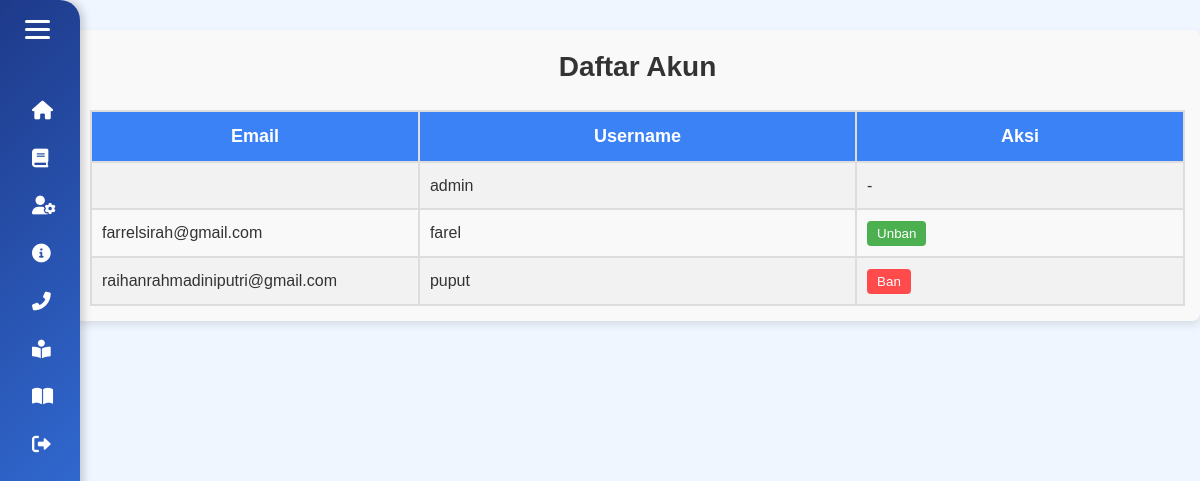
The page /dbakun.php (signed in) on the database its author committed.
### tables this page shows
CREATE TABLE `akun` (
  `email` varchar(255) NOT NULL,
  `username` varchar(255) NOT NULL,
  `password` varchar(255) NOT NULL,
  `status` enum('active','banned') DEFAULT 'active'
);

### dbakun.php (the view, shortened to what this page needs)
<?php
include 'koneksi.php';
$isAdmin = isset($_SESSION['admin']) && $_SESSION['admin'] === true;
$query = "SELECT email, username, status FROM akun";
$result = mysqli_query($conn, $query);
?>
<!DOCTYPE html>
<html lang="id">
<head>
    <link rel="stylesheet" href="style.css">
    <link rel="stylesheet" href="dropdown.css">
    <link rel="stylesheet" href="responsive.css">
    <link rel="stylesheet" href="https://cdnjs.cloudflare.com/ajax/libs/font-awesome/6.0.0-beta3/css/all.min.css">
</head>
<body class="bg">
    <aside class="sidebar">
        <div class="header">
            <div class="hamburger" onclick="toggleSidebar()">
                <span></span>
                <span></span>
                <span></span>
            </div>
        </div>
        <nav>
            <ul>
                <li><a href="index.php"><i class="fas fa-home"></i><span class="text">Beranda</span></a></li>
                <li><a href="buku.php"><i class="fas fa-book"></i><span class="text">Koleksi Buku</span></a></li>
                <?php if ($isAdmin): ?>
                <li class="dropdown">
                    <a href="#"><i class="fas fa-user-cog"></i><span class="text">Database</span></a>
                </li>
                <?php endif; ?>
                <li><a href="aboutus.php"><i class="fas fa-info-circle"></i><span class="text">About Us</span></a></li>
                <li><a href="contact.php"><i class="fas fa-phone-alt"></i><span class="text">Kontak</span></a></li>
                <li><a href="peminjaman.php"><i class="fas fa-book-reader"></i><span class="text">Peminjaman</span></a></li>
                <li><a href="pengembalian.php"><i class="fas fa-book-open"></i><span class="text">Pengembalian</span></a></li>
                <?php if (isset($_SESSION['login'])): ?>
                    <li><a href="logout.php" onclick="return confirmLogout();"><i class="fa-solid fa-right-from-bracket"></i><span class="text">Log Out</span></a></li>
                <?php else: ?>
                    <li><a href="login.php"><i class="fa-solid fa-right-to-bracket"></i><span class="text">Log In</span></a></li>
                <?php endif; ?>
            </ul>
        </nav>
    </aside>
    <main class="account-section">
        <h2 class="account-title">Daftar Akun</h2>
        <table class="account-table">
            <tr>
                <th class="account-header-cell">Email</th>
                <th class="account-header-cell">Username</th>
                <th class="account-header-cell">Aksi</th>
            </tr>
            <?php if ($result && mysqli_num_rows($result) > 0): ?>
                <?php while ($row = mysqli_fetch_assoc($result)) : ?>
                    <tr class="account-row">
                        <td class="account-cell"><?php echo htmlspecialchars($row['email']); ?></td>
                        <td class="account-cell"><?php echo htmlspecialchars($row['username']); ?></td>
                        <td class="account-cell">
                        <?php if ($row['username'] === 'admin' || empty($row['email'])): ?>
                                <span>-</span>
                            <?php else: ?>
                                <?php if ($row['status'] === 'active'): ?>
                                    <form action="dbakun.php" method="post" onsubmit="return confirm('Apakah Anda yakin ingin memban akun ini?');">
                                        <button type="submit" name="action" value="ban" class="ban-button">Ban</button>
                                    </form>
                                <?php else: ?>
                                    <form action="dbakun.php" method="post" onsubmit="return confirm('Apakah Anda yakin ingin unban akun ini?');">
                                        <button type="submit" name="action" value="unban" class="unban-button">Unban</button>
                                    </form>
                                <?php endif; ?>
                            <?php endif; ?>
                        </td>
                    </tr>
                <?php endwhile; ?>
            <?php else: ?>
                <tr>
                    <td colspan="3">Tidak ada data akun</td>
                </tr>
            <?php endif; ?>
        </table>
    </main>
</body>
</html>

### style.css (style rules this page uses)
* { margin: 0; padding: 0; box-sizing: border-box; font-family: Arial, sans-serif; }
body { display: flex; color: #333; line-height: 1.6; }
.dropdown { position: relative; width: 100%; top: 0; }
.sidebar { background: linear-gradient(135deg, #1E3A8A, #3B82F6); color: #fff; width: 80px; padding: 20px; height: 100%; transition: width 0.3s; overflow: hidden; position: relative; box-shadow: 3px 0 10px rgba(0, 0, 0, 0.2); border-radius: 0 20px 20px 0; overflow-y : auto; position: fixed; top: 0; left: 0; z-index: 10; }
.header { display: flex; align-items: center; margin-bottom: 20px; }
.hamburger { display: flex; flex-direction: column; cursor: pointer; gap: 5px; margin-right: 10px; margin-left: 10px; align-items: center; }
.hamburger span { background: #fff; height: 3px; width: 25px; border-radius: 2px; transition: 0.3s; }
.sidebar nav ul { list-style: none; padding-top: 20px; }
.sidebar nav a { display: flex; align-items: center; color: #fff; padding: 12px; margin: 5px 0; text-decoration: none; transition: background 0.3s; border-radius: 90px; }
.sidebar nav a i { font-size: 1.3em; margin-right: 15px; }
main { flex: 1; padding: 20px; margin-left: 80px; transition: margin-left 0.3s; width: calc(100% - 80px); }
* { margin: 0; padding: 0; box-sizing: border-box; font-family: "Poppins", sans-serif; }
.bg { background: #EFF6FF; }
button { border: none; padding: 10px; border-radius: 4px; cursor: pointer; }
.account-section { padding: 20px; background-color: #f9f9f9; box-shadow: 0 4px 8px rgba(0, 0, 0, 0.1); border-radius: 8px; transition: margin-left 0.3s ease; }
.account-section:not(.collapsed) { width: calc(80% - 20px); }
.account-title { text-align: center; color: #333; font-size: 24px; font-weight: bold; margin-bottom: 20px; }
.account-table { width: 100%; border-collapse: collapse; }
.account-header-cell, .account-cell { border: 2px solid #ddd; padding: 10px; text-align: left; }
.account-header-cell { background-color: #4CAF50; color: white; font-weight: bold; font-size: 18px; }
.account-row:nth-child(even) { background-color: #f2f2f2; }

### dropdown.css (style rules this page uses)
.dropdown { position: relative; width: 100%; top: 0; }
.account-section { margin: 20px 20px 20px 100px; padding: 20px; background-color: #f9f9f9; box-shadow: 0 4px 8px rgba(0, 0, 0, 0.1); border-radius: 8px; transition: margin-left 0.3s ease; }
.account-section:not(.collapsed) { width: calc(80% - 20px); }
.account-title { text-align: center; color: #333; font-size: 28px; font-weight: bold; margin-bottom: 20px; }
.account-table { width: 100%; border-collapse: collapse; }
.account-header-cell, .account-cell { border: 2px solid #ddd; padding: 10px; text-align: left; }
.account-header-cell { text-align: center; background-color: #3B82F6; color: white; font-weight: bold; font-size: 18px; }
.account-row:nth-child(even) { background-color: #f2f2f2; }
.account-cell:first-child { width: 30%; }
.account-cell:last-child { width: 30%; }
.ban-button { background-color: #FF4B4B; color: white; border: none; padding: 5px 10px; border-radius: 4px; cursor: pointer; }
.unban-button { background-color: #4CAF50; color: white; border: none; padding: 5px 10px; border-radius: 4px; cursor: pointer; }

### responsive.css (style rules this page uses)
@media (max-width: 1366px) { .sidebar { width: 80px; padding: 15px; padding-top: 20px; } }
@media (max-width: 1366px) { .sidebar nav { justify-content: flex-start; padding: 5px; font-size: 0.9em; margin-bottom: 15px; } }
@media (max-width: 1366px) { .sidebar nav a i { font-size: 1.3em; margin-right: 15px; } }
@media (max-width: 1366px) { .sidebar nav a { width: 170px; } }
@media (max-width: 1366px) { .account-section { margin: 30px 0px 10px 75px; padding: 15px; } }

### rows shown on the page
akun: username "admin"
akun: email "farrelsirah@gmail.com", username "farel"
akun: email "raihanrahmadiniputri@gmail.com", username "puput"
